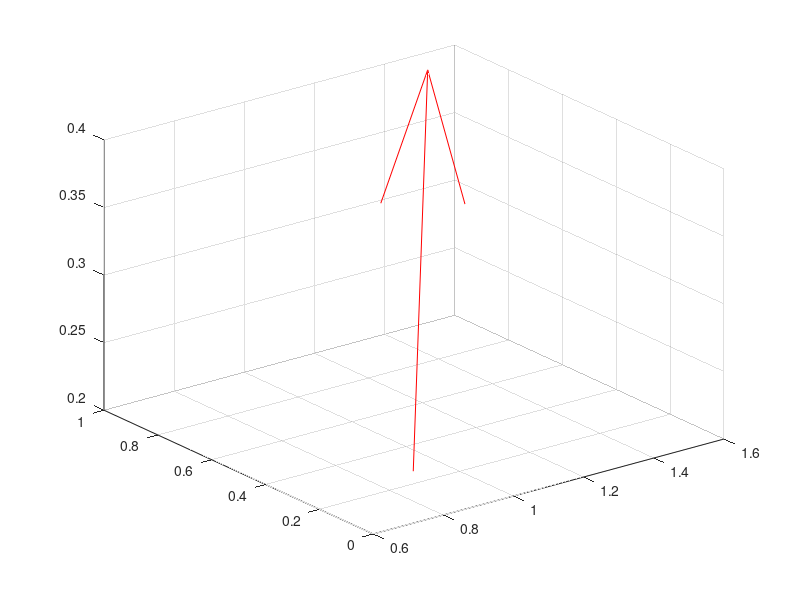

MATLAB code for this plot:
% clc,clear all,close all;
% tic;
% path2='/data/ros/renov_robot_ws/src/paintingrobotdemo_v2/paintingrobotdemo_data/scan_guangtian/data/second_scan_data1.mat';

%% generating room planes of interior environment
% path1_1="/data/ros/renov_robot_ws/src/paintingrobotdemo_v2/paintingrobotdemo_data/scan_guangtian/wall2.stl";
% [house_facet,house_vertices,house_norm_vector]=house_stl_reading(path1_1);
% house_stl_matplot(house_facet,house_vertices,house_norm_vector);
% [room_facet,room_vertices,room_norm_vector]=vertices_processing(house_facet,house_vertices,house_norm_vector);
% room_stl_matplot(room_facet,room_vertices,room_norm_vector);
% room_vertices1=room_vertices;


clc; clear all; close all;
x = rand(10, 3);
figure;
quiver3(x(1, 1), x(1, 2), x(1, 3), x(2, 1), x(2, 2), x(2, 3),'r');
% title('By lyqmath', 'FontWeight', 'Bold', 'Color', 'r');